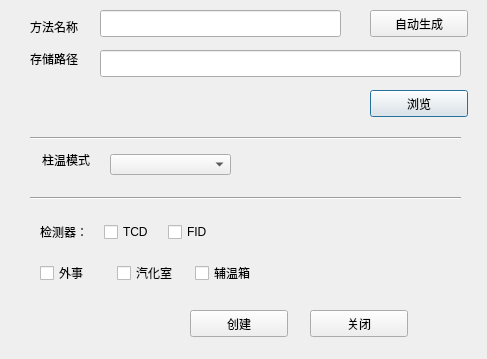
<?xml version="1.0" encoding="UTF-8"?>
<ui version="4.0">
 <class>CreateMethod</class>
 <widget class="QDialog" name="CreateMethod">
  <property name="geometry">
   <rect>
    <x>0</x>
    <y>0</y>
    <width>487</width>
    <height>359</height>
   </rect>
  </property>
  <property name="windowTitle">
   <string>新建方法</string>
  </property>
  <widget class="QLabel" name="label_2">
   <property name="geometry">
    <rect>
     <x>30</x>
     <y>17</y>
     <width>66</width>
     <height>20</height>
    </rect>
   </property>
   <property name="text">
    <string>方法名称</string>
   </property>
  </widget>
  <widget class="QLineEdit" name="FileName">
   <property name="geometry">
    <rect>
     <x>100</x>
     <y>10</y>
     <width>241</width>
     <height>27</height>
    </rect>
   </property>
  </widget>
  <widget class="QLabel" name="label_3">
   <property name="geometry">
    <rect>
     <x>30</x>
     <y>50</y>
     <width>66</width>
     <height>17</height>
    </rect>
   </property>
   <property name="text">
    <string>存储路径</string>
   </property>
  </widget>
  <widget class="QLineEdit" name="Path">
   <property name="geometry">
    <rect>
     <x>100</x>
     <y>50</y>
     <width>361</width>
     <height>27</height>
    </rect>
   </property>
   <property name="readOnly">
    <bool>true</bool>
   </property>
  </widget>
  <widget class="QPushButton" name="pbNavPath">
   <property name="geometry">
    <rect>
     <x>370</x>
     <y>90</y>
     <width>98</width>
     <height>27</height>
    </rect>
   </property>
   <property name="text">
    <string>浏览</string>
   </property>
  </widget>
  <widget class="Line" name="line">
   <property name="geometry">
    <rect>
     <x>30</x>
     <y>130</y>
     <width>431</width>
     <height>16</height>
    </rect>
   </property>
   <property name="orientation">
    <enum>Qt::Horizontal</enum>
   </property>
  </widget>
  <widget class="QPushButton" name="pbCancel">
   <property name="geometry">
    <rect>
     <x>310</x>
     <y>310</y>
     <width>98</width>
     <height>27</height>
    </rect>
   </property>
   <property name="text">
    <string>关闭</string>
   </property>
  </widget>
  <widget class="QPushButton" name="pbCreate">
   <property name="geometry">
    <rect>
     <x>190</x>
     <y>310</y>
     <width>98</width>
     <height>27</height>
    </rect>
   </property>
   <property name="text">
    <string>创建</string>
   </property>
  </widget>
  <widget class="Line" name="line_2">
   <property name="geometry">
    <rect>
     <x>30</x>
     <y>190</y>
     <width>431</width>
     <height>16</height>
    </rect>
   </property>
   <property name="orientation">
    <enum>Qt::Horizontal</enum>
   </property>
  </widget>
  <widget class="QPushButton" name="pbAutoName">
   <property name="geometry">
    <rect>
     <x>370</x>
     <y>10</y>
     <width>98</width>
     <height>27</height>
    </rect>
   </property>
   <property name="text">
    <string>自动生成</string>
   </property>
  </widget>
  <widget class="QWidget" name="layoutWidget">
   <property name="geometry">
    <rect>
     <x>40</x>
     <y>220</y>
     <width>186</width>
     <height>24</height>
    </rect>
   </property>
   <layout class="QHBoxLayout" name="horizontalLayout">
    <item>
     <widget class="QLabel" name="label">
      <property name="text">
       <string>检测器：</string>
      </property>
     </widget>
    </item>
    <item>
     <widget class="QCheckBox" name="tcd">
      <property name="text">
       <string>TCD</string>
      </property>
     </widget>
    </item>
    <item>
     <widget class="QCheckBox" name="fid">
      <property name="text">
       <string>FID</string>
      </property>
     </widget>
    </item>
   </layout>
  </widget>
  <widget class="QWidget" name="layoutWidget">
   <property name="geometry">
    <rect>
     <x>40</x>
     <y>260</y>
     <width>226</width>
     <height>27</height>
    </rect>
   </property>
   <layout class="QHBoxLayout" name="horizontalLayout_2">
    <item>
     <widget class="QCheckBox" name="switchctrl">
      <property name="text">
       <string>外事</string>
      </property>
     </widget>
    </item>
    <item>
     <widget class="QCheckBox" name="gasbox">
      <property name="text">
       <string>汽化室</string>
      </property>
     </widget>
    </item>
    <item>
     <widget class="QCheckBox" name="assistbox">
      <property name="text">
       <string>辅温箱</string>
      </property>
     </widget>
    </item>
   </layout>
  </widget>
  <widget class="QLabel" name="label_type">
   <property name="geometry">
    <rect>
     <x>42</x>
     <y>151</y>
     <width>60</width>
     <height>17</height>
    </rect>
   </property>
   <property name="text">
    <string>&lt;html&gt;&lt;head/&gt;&lt;body&gt;&lt;p&gt;柱温模式&lt;/p&gt;&lt;/body&gt;&lt;/html&gt;</string>
   </property>
  </widget>
  <widget class="QComboBox" name="MethodType">
   <property name="geometry">
    <rect>
     <x>110</x>
     <y>154</y>
     <width>121</width>
     <height>21</height>
    </rect>
   </property>
  </widget>
 </widget>
 <resources/>
 <connections/>
</ui>
